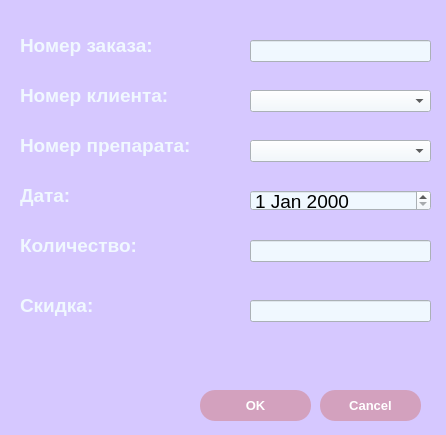
<?xml version="1.0" encoding="UTF-8"?>
<ui version="4.0">
 <class>Dialog</class>
 <widget class="QDialog" name="Dialog">
  <property name="geometry">
   <rect>
    <x>0</x>
    <y>0</y>
    <width>446</width>
    <height>435</height>
   </rect>
  </property>
  <property name="windowTitle">
   <string>Добавление/Редактирование заказов</string>
  </property>
  <property name="styleSheet">
   <string notr="true">background-color: #d6c8ff</string>
  </property>
  <widget class="QPushButton" name="pushButton">
   <property name="geometry">
    <rect>
     <x>200</x>
     <y>390</y>
     <width>111</width>
     <height>31</height>
    </rect>
   </property>
   <property name="font">
    <font>
     <pointsize>10</pointsize>
     <weight>75</weight>
     <bold>true</bold>
    </font>
   </property>
   <property name="styleSheet">
    <string notr="true">background-color: #d3a1be; color: white; border-radius: 15px;</string>
   </property>
   <property name="text">
    <string>OK</string>
   </property>
  </widget>
  <widget class="QPushButton" name="pushButton_2">
   <property name="geometry">
    <rect>
     <x>320</x>
     <y>390</y>
     <width>101</width>
     <height>31</height>
    </rect>
   </property>
   <property name="font">
    <font>
     <pointsize>10</pointsize>
     <weight>75</weight>
     <bold>true</bold>
    </font>
   </property>
   <property name="styleSheet">
    <string notr="true">background-color: #d3a1be; color: white; border-radius: 15px;</string>
   </property>
   <property name="text">
    <string>Cancel</string>
   </property>
  </widget>
  <widget class="QLabel" name="label">
   <property name="geometry">
    <rect>
     <x>20</x>
     <y>30</y>
     <width>181</width>
     <height>31</height>
    </rect>
   </property>
   <property name="font">
    <font>
     <pointsize>14</pointsize>
     <weight>75</weight>
     <bold>true</bold>
    </font>
   </property>
   <property name="styleSheet">
    <string notr="true">color: #f0f8ff;</string>
   </property>
   <property name="text">
    <string>Номер заказа:</string>
   </property>
  </widget>
  <widget class="QLabel" name="label_2">
   <property name="geometry">
    <rect>
     <x>20</x>
     <y>80</y>
     <width>191</width>
     <height>31</height>
    </rect>
   </property>
   <property name="font">
    <font>
     <pointsize>14</pointsize>
     <weight>75</weight>
     <bold>true</bold>
    </font>
   </property>
   <property name="styleSheet">
    <string notr="true">color: #f0f8ff;</string>
   </property>
   <property name="text">
    <string>Номер клиента:</string>
   </property>
  </widget>
  <widget class="QLabel" name="label_3">
   <property name="geometry">
    <rect>
     <x>20</x>
     <y>130</y>
     <width>221</width>
     <height>31</height>
    </rect>
   </property>
   <property name="font">
    <font>
     <pointsize>14</pointsize>
     <weight>75</weight>
     <bold>true</bold>
    </font>
   </property>
   <property name="styleSheet">
    <string notr="true">color: #f0f8ff;</string>
   </property>
   <property name="text">
    <string>Номер препарата:</string>
   </property>
  </widget>
  <widget class="QLabel" name="label_4">
   <property name="geometry">
    <rect>
     <x>20</x>
     <y>180</y>
     <width>221</width>
     <height>31</height>
    </rect>
   </property>
   <property name="font">
    <font>
     <pointsize>14</pointsize>
     <weight>75</weight>
     <bold>true</bold>
    </font>
   </property>
   <property name="styleSheet">
    <string notr="true">color: #f0f8ff;</string>
   </property>
   <property name="text">
    <string>Дата:</string>
   </property>
  </widget>
  <widget class="QLabel" name="label_5">
   <property name="geometry">
    <rect>
     <x>20</x>
     <y>230</y>
     <width>221</width>
     <height>31</height>
    </rect>
   </property>
   <property name="font">
    <font>
     <pointsize>14</pointsize>
     <weight>75</weight>
     <bold>true</bold>
    </font>
   </property>
   <property name="styleSheet">
    <string notr="true">color: #f0f8ff;</string>
   </property>
   <property name="text">
    <string>Количество:</string>
   </property>
  </widget>
  <widget class="QLabel" name="label_6">
   <property name="geometry">
    <rect>
     <x>20</x>
     <y>290</y>
     <width>221</width>
     <height>31</height>
    </rect>
   </property>
   <property name="font">
    <font>
     <pointsize>14</pointsize>
     <weight>75</weight>
     <bold>true</bold>
    </font>
   </property>
   <property name="styleSheet">
    <string notr="true">color: #f0f8ff;</string>
   </property>
   <property name="text">
    <string>Скидка:</string>
   </property>
  </widget>
  <widget class="QLineEdit" name="lineEdit">
   <property name="geometry">
    <rect>
     <x>250</x>
     <y>40</y>
     <width>181</width>
     <height>22</height>
    </rect>
   </property>
   <property name="font">
    <font>
     <pointsize>14</pointsize>
    </font>
   </property>
   <property name="styleSheet">
    <string notr="true">background-color: #f0f8ff;</string>
   </property>
  </widget>
  <widget class="QComboBox" name="comboBox">
   <property name="geometry">
    <rect>
     <x>250</x>
     <y>90</y>
     <width>181</width>
     <height>22</height>
    </rect>
   </property>
   <property name="font">
    <font>
     <pointsize>14</pointsize>
    </font>
   </property>
   <property name="styleSheet">
    <string notr="true">background-color: #f0f8ff;</string>
   </property>
  </widget>
  <widget class="QComboBox" name="comboBox_2">
   <property name="geometry">
    <rect>
     <x>250</x>
     <y>140</y>
     <width>181</width>
     <height>22</height>
    </rect>
   </property>
   <property name="font">
    <font>
     <pointsize>14</pointsize>
    </font>
   </property>
   <property name="styleSheet">
    <string notr="true">background-color: #f0f8ff;</string>
   </property>
  </widget>
  <widget class="QDateEdit" name="dateEdit">
   <property name="geometry">
    <rect>
     <x>250</x>
     <y>190</y>
     <width>181</width>
     <height>21</height>
    </rect>
   </property>
   <property name="font">
    <font>
     <pointsize>14</pointsize>
    </font>
   </property>
   <property name="styleSheet">
    <string notr="true">background-color: #f0f8ff;</string>
   </property>
  </widget>
  <widget class="QLineEdit" name="lineEdit_2">
   <property name="geometry">
    <rect>
     <x>250</x>
     <y>240</y>
     <width>181</width>
     <height>22</height>
    </rect>
   </property>
   <property name="font">
    <font>
     <pointsize>14</pointsize>
    </font>
   </property>
   <property name="styleSheet">
    <string notr="true">background-color: #f0f8ff;</string>
   </property>
  </widget>
  <widget class="QLineEdit" name="lineEdit_3">
   <property name="geometry">
    <rect>
     <x>250</x>
     <y>300</y>
     <width>181</width>
     <height>22</height>
    </rect>
   </property>
   <property name="font">
    <font>
     <pointsize>14</pointsize>
    </font>
   </property>
   <property name="styleSheet">
    <string notr="true">background-color: #f0f8ff;</string>
   </property>
  </widget>
 </widget>
 <resources/>
 <connections/>
</ui>
